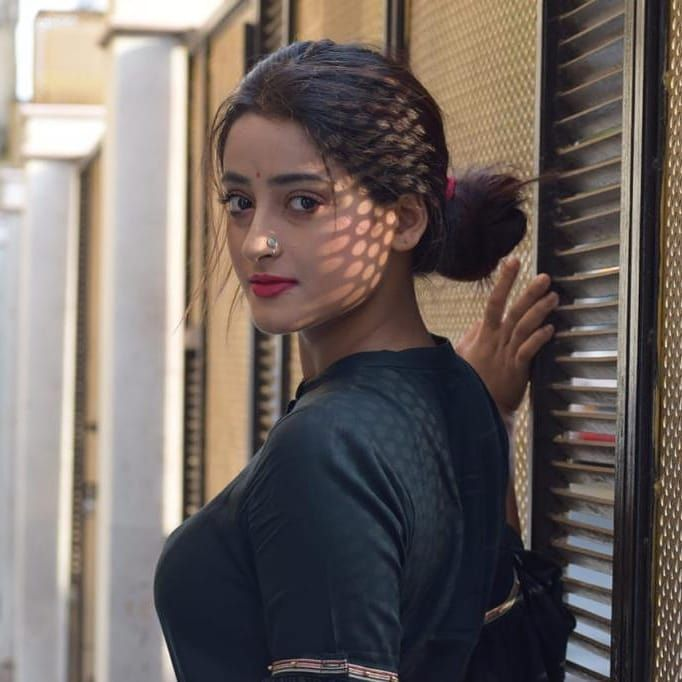
#> input picture resources/test.jpg, 682 x 682 px
$ python cropping.py
#> lines starting #> are read from the running program, lines starting #| are printed output that depends on the picture
import cv2 as cv
import numpy as np

img = cv.imread('resources/test.jpg')
#> img is the input picture: shape (682, 682, 3); mean B, G, R 97.3, 101.5, 110.9
print(img.shape)
#| (682, 682, 3)
cv.imshow("Original Image", img)

# Cropping an Image
cropped_image = img[80:280, 150:330]
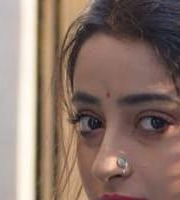
#> cropped_image: shape (200, 180, 3); mean B, G, R 106.3, 116.6, 139.1

# Display Cropped Image
cv.imshow("Cropped Image", cropped_image)

cv.imwrite("Cropped_Image.jpg", cropped_image)

cv.waitKey(0)
cv.destroyAllWindows()

$ run again, with resources/wood.jpg copied over resources/test.jpg
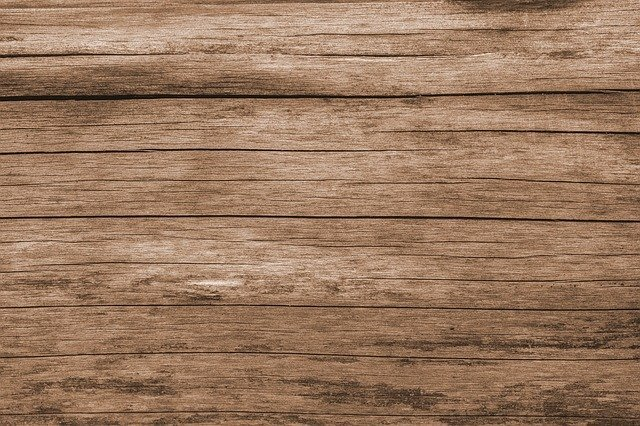
#> input picture resources/wood.jpg, 640 x 426 px
#> img is the input picture: shape (426, 640, 3); mean B, G, R 95, 120.4, 153.9
#| (426, 640, 3)
#> `cropped_image = img[80:280, 150:330]`:
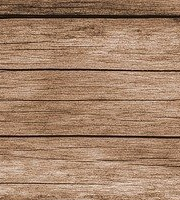
#> cropped_image: shape (200, 180, 3); mean B, G, R 104.2, 129.3, 162.5

$ run again, with resources/image.webp saved as resources/test.jpg
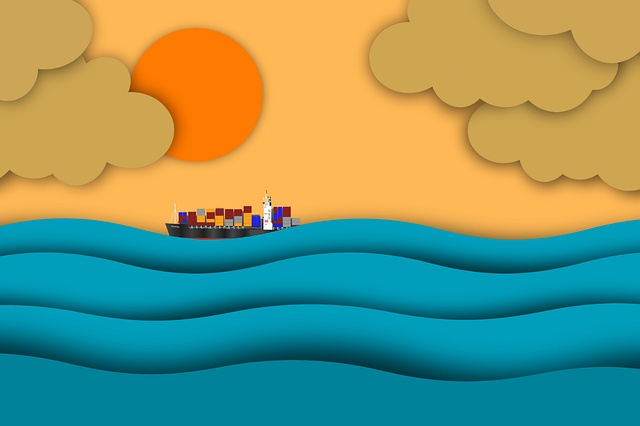
#> input picture resources/image.webp, 640 x 426 px
#> img is the input picture: shape (426, 640, 3); mean B, G, R 113.6, 150, 120.8
#| (426, 640, 3)
#> `cropped_image = img[80:280, 150:330]`:
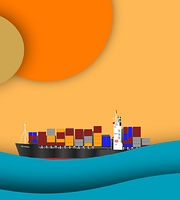
#> cropped_image: shape (200, 180, 3); mean B, G, R 87.1, 150, 178.1
